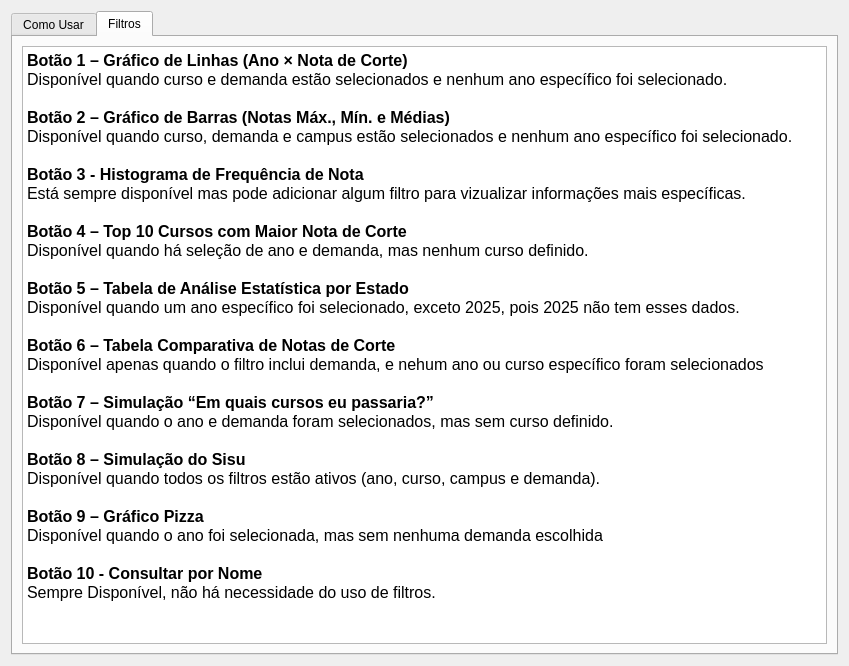
<?xml version="1.0" encoding="UTF-8"?>
<ui version="4.0">
 <class>Form</class>
 <widget class="QWidget" name="Form">
  <property name="geometry">
   <rect>
    <x>0</x>
    <y>0</y>
    <width>849</width>
    <height>666</height>
   </rect>
  </property>
  <property name="windowTitle">
   <string>Form</string>
  </property>
  <layout class="QVBoxLayout" name="verticalLayout">
   <item>
    <widget class="QTabWidget" name="tabWidget">
     <property name="currentIndex">
      <number>1</number>
     </property>
     <widget class="QWidget" name="tab">
      <attribute name="title">
       <string>Como Usar</string>
      </attribute>
      <layout class="QVBoxLayout" name="verticalLayout_2">
       <item>
        <widget class="QTextBrowser" name="textBrowser">
         <property name="html">
          <string>&lt;!DOCTYPE HTML PUBLIC &quot;-//W3C//DTD HTML 4.0//EN&quot; &quot;http://www.w3.org/TR/REC-html40/strict.dtd&quot;&gt;
&lt;html&gt;&lt;head&gt;&lt;meta name=&quot;qrichtext&quot; content=&quot;1&quot; /&gt;&lt;style type=&quot;text/css&quot;&gt;
p, li { white-space: pre-wrap; }
&lt;/style&gt;&lt;/head&gt;&lt;body style=&quot; font-family:'MS Shell Dlg 2'; font-size:7.8pt; font-weight:400; font-style:normal;&quot;&gt;
&lt;p style=&quot; margin-top:0px; margin-bottom:0px; margin-left:0px; margin-right:0px; -qt-block-indent:0; text-indent:0px;&quot;&gt;&lt;span style=&quot; font-size:12pt; font-weight:600;&quot;&gt;1) &lt;/span&gt;&lt;span style=&quot; font-size:12pt;&quot;&gt;Aplique filtros (ano, curso, campus e demanda) para definir o recorte dos dados que deseja analisar.&lt;/span&gt;&lt;/p&gt;
&lt;p style=&quot;-qt-paragraph-type:empty; margin-top:0px; margin-bottom:0px; margin-left:0px; margin-right:0px; -qt-block-indent:0; text-indent:0px; font-size:12pt;&quot;&gt;&lt;br /&gt;&lt;/p&gt;
&lt;p style=&quot; margin-top:0px; margin-bottom:0px; margin-left:0px; margin-right:0px; -qt-block-indent:0; text-indent:0px;&quot;&gt;&lt;span style=&quot; font-size:12pt; font-weight:600;&quot;&gt;2) &lt;/span&gt;&lt;span style=&quot; font-size:12pt;&quot;&gt;Escolha uma funcionalidade entre as 10 disponíveis (tabelas, gráficos e simulações).&lt;/span&gt;&lt;/p&gt;
&lt;p style=&quot;-qt-paragraph-type:empty; margin-top:0px; margin-bottom:0px; margin-left:0px; margin-right:0px; -qt-block-indent:0; text-indent:0px; font-size:12pt;&quot;&gt;&lt;br /&gt;&lt;/p&gt;
&lt;p style=&quot; margin-top:0px; margin-bottom:0px; margin-left:0px; margin-right:0px; -qt-block-indent:0; text-indent:0px;&quot;&gt;&lt;span style=&quot; font-size:12pt; font-weight:600;&quot;&gt;3) &lt;/span&gt;&lt;span style=&quot; font-size:12pt;&quot;&gt;A aplicação habilita apenas as opções compatíveis com os filtros escolhidos, garantindo análises consistentes.&lt;/span&gt;&lt;/p&gt;
&lt;p style=&quot;-qt-paragraph-type:empty; margin-top:0px; margin-bottom:0px; margin-left:0px; margin-right:0px; -qt-block-indent:0; text-indent:0px; font-size:12pt;&quot;&gt;&lt;br /&gt;&lt;/p&gt;
&lt;p style=&quot; margin-top:0px; margin-bottom:0px; margin-left:0px; margin-right:0px; -qt-block-indent:0; text-indent:0px;&quot;&gt;&lt;span style=&quot; font-size:12pt; font-weight:600;&quot;&gt;4) &lt;/span&gt;&lt;span style=&quot; font-size:12pt;&quot;&gt;Visualize os resultados em abas: cada análise é aberta em uma nova aba, permitindo comparar diferentes perspectivas lado a lado.&lt;/span&gt;&lt;/p&gt;&lt;/body&gt;&lt;/html&gt;</string>
         </property>
        </widget>
       </item>
      </layout>
     </widget>
     <widget class="QWidget" name="tab_2">
      <property name="sizePolicy">
       <sizepolicy hsizetype="Preferred" vsizetype="Preferred">
        <horstretch>0</horstretch>
        <verstretch>0</verstretch>
       </sizepolicy>
      </property>
      <property name="layoutDirection">
       <enum>Qt::LeftToRight</enum>
      </property>
      <attribute name="title">
       <string>Filtros</string>
      </attribute>
      <layout class="QVBoxLayout" name="verticalLayout_3">
       <item>
        <widget class="QTextBrowser" name="textBrowser_2">
         <property name="html">
          <string>&lt;!DOCTYPE HTML PUBLIC &quot;-//W3C//DTD HTML 4.0//EN&quot; &quot;http://www.w3.org/TR/REC-html40/strict.dtd&quot;&gt;
&lt;html&gt;&lt;head&gt;&lt;meta name=&quot;qrichtext&quot; content=&quot;1&quot; /&gt;&lt;style type=&quot;text/css&quot;&gt;
p, li { white-space: pre-wrap; }
&lt;/style&gt;&lt;/head&gt;&lt;body style=&quot; font-family:'MS Shell Dlg 2'; font-size:7.8pt; font-weight:400; font-style:normal;&quot;&gt;
&lt;p style=&quot; margin-top:0px; margin-bottom:0px; margin-left:0px; margin-right:0px; -qt-block-indent:0; text-indent:0px;&quot;&gt;&lt;span style=&quot; font-size:12pt; font-weight:600;&quot;&gt;Botão 1&lt;/span&gt;&lt;span style=&quot; font-size:12pt;&quot;&gt; &lt;/span&gt;&lt;span style=&quot; font-size:12pt; font-weight:600;&quot;&gt;– Gráfico de Linhas (Ano × Nota de Corte)&lt;/span&gt;&lt;/p&gt;
&lt;p style=&quot; margin-top:0px; margin-bottom:0px; margin-left:0px; margin-right:0px; -qt-block-indent:0; text-indent:0px;&quot;&gt;&lt;span style=&quot; font-size:12pt;&quot;&gt;Disponível quando curso e demanda estão selecionados e nenhum ano específico foi selecionado.&lt;/span&gt;&lt;/p&gt;
&lt;p style=&quot;-qt-paragraph-type:empty; margin-top:0px; margin-bottom:0px; margin-left:0px; margin-right:0px; -qt-block-indent:0; text-indent:0px; font-size:12pt;&quot;&gt;&lt;br /&gt;&lt;/p&gt;
&lt;p style=&quot; margin-top:0px; margin-bottom:0px; margin-left:0px; margin-right:0px; -qt-block-indent:0; text-indent:0px;&quot;&gt;&lt;span style=&quot; font-size:12pt; font-weight:600;&quot;&gt;Botão 2 – Gráfico de Barras (Notas Máx., Mín. e Médias)&lt;/span&gt;&lt;/p&gt;
&lt;p style=&quot; margin-top:0px; margin-bottom:0px; margin-left:0px; margin-right:0px; -qt-block-indent:0; text-indent:0px;&quot;&gt;&lt;span style=&quot; font-size:12pt;&quot;&gt;Disponível quando curso, demanda e campus estão selecionados e nenhum ano específico foi selecionado.&lt;/span&gt;&lt;/p&gt;
&lt;p style=&quot;-qt-paragraph-type:empty; margin-top:0px; margin-bottom:0px; margin-left:0px; margin-right:0px; -qt-block-indent:0; text-indent:0px; font-size:12pt;&quot;&gt;&lt;br /&gt;&lt;/p&gt;
&lt;p style=&quot; margin-top:0px; margin-bottom:0px; margin-left:0px; margin-right:0px; -qt-block-indent:0; text-indent:0px;&quot;&gt;&lt;span style=&quot; font-size:12pt; font-weight:600;&quot;&gt;Botão 3 - Histograma de Frequência de Nota&lt;/span&gt;&lt;/p&gt;
&lt;p style=&quot; margin-top:0px; margin-bottom:0px; margin-left:0px; margin-right:0px; -qt-block-indent:0; text-indent:0px;&quot;&gt;&lt;span style=&quot; font-size:12pt;&quot;&gt;Está sempre disponível mas pode adicionar algum filtro para vizualizar informações mais específicas.&lt;/span&gt;&lt;/p&gt;
&lt;p style=&quot;-qt-paragraph-type:empty; margin-top:0px; margin-bottom:0px; margin-left:0px; margin-right:0px; -qt-block-indent:0; text-indent:0px; font-size:12pt;&quot;&gt;&lt;br /&gt;&lt;/p&gt;
&lt;p style=&quot; margin-top:0px; margin-bottom:0px; margin-left:0px; margin-right:0px; -qt-block-indent:0; text-indent:0px;&quot;&gt;&lt;span style=&quot; font-size:12pt; font-weight:600;&quot;&gt;Botão 4 – Top 10 Cursos com Maior Nota de Corte&lt;/span&gt;&lt;/p&gt;
&lt;p style=&quot; margin-top:0px; margin-bottom:0px; margin-left:0px; margin-right:0px; -qt-block-indent:0; text-indent:0px;&quot;&gt;&lt;span style=&quot; font-size:12pt;&quot;&gt;Disponível quando há seleção de ano e demanda, mas nenhum curso definido.&lt;/span&gt;&lt;/p&gt;
&lt;p style=&quot;-qt-paragraph-type:empty; margin-top:0px; margin-bottom:0px; margin-left:0px; margin-right:0px; -qt-block-indent:0; text-indent:0px; font-size:12pt;&quot;&gt;&lt;br /&gt;&lt;/p&gt;
&lt;p style=&quot; margin-top:0px; margin-bottom:0px; margin-left:0px; margin-right:0px; -qt-block-indent:0; text-indent:0px;&quot;&gt;&lt;span style=&quot; font-size:12pt; font-weight:600;&quot;&gt;Botão 5 – Tabela de Análise Estatística por Estado&lt;/span&gt;&lt;/p&gt;
&lt;p style=&quot; margin-top:0px; margin-bottom:0px; margin-left:0px; margin-right:0px; -qt-block-indent:0; text-indent:0px;&quot;&gt;&lt;span style=&quot; font-size:12pt;&quot;&gt;Disponível quando um ano específico foi selecionado, exceto 2025, pois 2025 não tem esses dados.&lt;/span&gt;&lt;/p&gt;
&lt;p style=&quot;-qt-paragraph-type:empty; margin-top:0px; margin-bottom:0px; margin-left:0px; margin-right:0px; -qt-block-indent:0; text-indent:0px; font-size:12pt;&quot;&gt;&lt;br /&gt;&lt;/p&gt;
&lt;p style=&quot; margin-top:0px; margin-bottom:0px; margin-left:0px; margin-right:0px; -qt-block-indent:0; text-indent:0px;&quot;&gt;&lt;span style=&quot; font-size:12pt; font-weight:600;&quot;&gt;Botão 6 – Tabela Comparativa de Notas de Corte&lt;/span&gt;&lt;/p&gt;
&lt;p style=&quot; margin-top:0px; margin-bottom:0px; margin-left:0px; margin-right:0px; -qt-block-indent:0; text-indent:0px;&quot;&gt;&lt;span style=&quot; font-size:12pt;&quot;&gt;Disponível apenas quando o filtro inclui demanda, e nehum ano ou curso específico foram selecionados&lt;/span&gt;&lt;/p&gt;
&lt;p style=&quot;-qt-paragraph-type:empty; margin-top:0px; margin-bottom:0px; margin-left:0px; margin-right:0px; -qt-block-indent:0; text-indent:0px; font-size:12pt;&quot;&gt;&lt;br /&gt;&lt;/p&gt;
&lt;p style=&quot; margin-top:0px; margin-bottom:0px; margin-left:0px; margin-right:0px; -qt-block-indent:0; text-indent:0px;&quot;&gt;&lt;span style=&quot; font-size:12pt; font-weight:600;&quot;&gt;Botão 7 – Simulação “Em quais cursos eu passaria?”&lt;/span&gt;&lt;/p&gt;
&lt;p style=&quot; margin-top:0px; margin-bottom:0px; margin-left:0px; margin-right:0px; -qt-block-indent:0; text-indent:0px;&quot;&gt;&lt;span style=&quot; font-size:12pt;&quot;&gt;Disponível quando o ano e demanda foram selecionados, mas sem curso definido.&lt;/span&gt;&lt;/p&gt;
&lt;p style=&quot;-qt-paragraph-type:empty; margin-top:0px; margin-bottom:0px; margin-left:0px; margin-right:0px; -qt-block-indent:0; text-indent:0px; font-size:12pt;&quot;&gt;&lt;br /&gt;&lt;/p&gt;
&lt;p style=&quot; margin-top:0px; margin-bottom:0px; margin-left:0px; margin-right:0px; -qt-block-indent:0; text-indent:0px;&quot;&gt;&lt;span style=&quot; font-size:12pt; font-weight:600;&quot;&gt;Botão 8 – Simulação do Sisu&lt;/span&gt;&lt;/p&gt;
&lt;p style=&quot; margin-top:0px; margin-bottom:0px; margin-left:0px; margin-right:0px; -qt-block-indent:0; text-indent:0px;&quot;&gt;&lt;span style=&quot; font-size:12pt;&quot;&gt;Disponível quando todos os filtros estão ativos (ano, curso, campus e demanda).&lt;/span&gt;&lt;/p&gt;
&lt;p style=&quot;-qt-paragraph-type:empty; margin-top:0px; margin-bottom:0px; margin-left:0px; margin-right:0px; -qt-block-indent:0; text-indent:0px; font-size:12pt;&quot;&gt;&lt;br /&gt;&lt;/p&gt;
&lt;p style=&quot; margin-top:0px; margin-bottom:0px; margin-left:0px; margin-right:0px; -qt-block-indent:0; text-indent:0px;&quot;&gt;&lt;span style=&quot; font-size:12pt; font-weight:600;&quot;&gt;Botão 9 – Gráfico Pizza&lt;/span&gt;&lt;/p&gt;
&lt;p style=&quot; margin-top:0px; margin-bottom:0px; margin-left:0px; margin-right:0px; -qt-block-indent:0; text-indent:0px;&quot;&gt;&lt;span style=&quot; font-size:12pt;&quot;&gt;Disponível quando o ano foi selecionada, mas sem nenhuma demanda escolhida&lt;/span&gt;&lt;/p&gt;
&lt;p style=&quot;-qt-paragraph-type:empty; margin-top:0px; margin-bottom:0px; margin-left:0px; margin-right:0px; -qt-block-indent:0; text-indent:0px; font-size:12pt;&quot;&gt;&lt;br /&gt;&lt;/p&gt;
&lt;p style=&quot; margin-top:0px; margin-bottom:0px; margin-left:0px; margin-right:0px; -qt-block-indent:0; text-indent:0px;&quot;&gt;&lt;span style=&quot; font-size:12pt; font-weight:600;&quot;&gt;Botão 10 - Consultar por Nome&lt;/span&gt;&lt;/p&gt;
&lt;p style=&quot; margin-top:0px; margin-bottom:0px; margin-left:0px; margin-right:0px; -qt-block-indent:0; text-indent:0px;&quot;&gt;&lt;span style=&quot; font-size:12pt;&quot;&gt;Sempre Disponível, não há necessidade do uso de filtros.&lt;/span&gt;&lt;/p&gt;&lt;/body&gt;&lt;/html&gt;</string>
         </property>
        </widget>
       </item>
      </layout>
     </widget>
    </widget>
   </item>
  </layout>
 </widget>
 <resources/>
 <connections/>
</ui>
